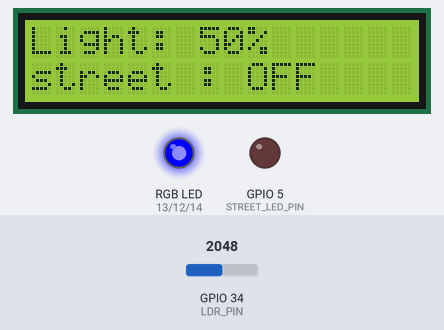
The program below on a simulated ESP32. Shown: 16×2 character LCD, an RGB LED mixed from three pins (HIGH = lit), output pins drawn as LEDs (lit = HIGH). The test bench sets the inputs (shaded band); at power-on: GPIO 34 (LDR_PIN) = 2048. WiFi joins after 1.5 s; servers stay silent unless stated; uploads are accepted with an empty reply; what the program prints to the serial monitor is not drawn.

Above: at 4.7 s.
4.8 s: GPIO 34 (LDR_PIN) set to 1297
At 5.1 s:
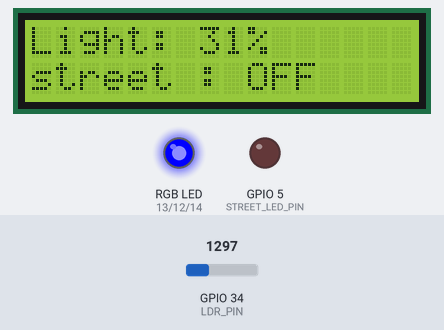
6.3 s: GPIO 34 (LDR_PIN) set to 1203
At 9.1 s:
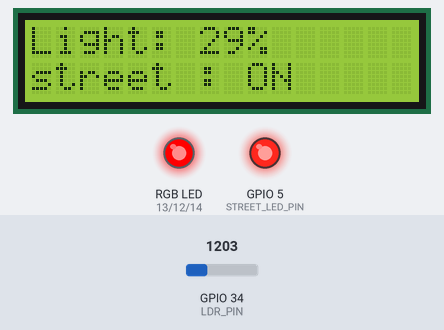
9.3 s: GPIO 34 (LDR_PIN) set to 682
At 10.5 s:
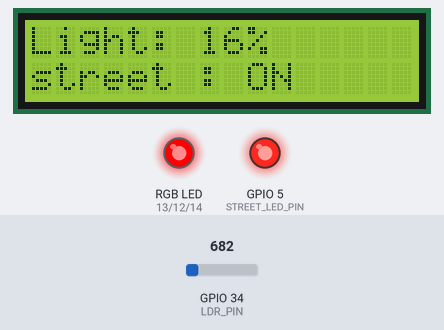
10.8 s: GPIO 34 (LDR_PIN) set to 591
At 13.76 s:
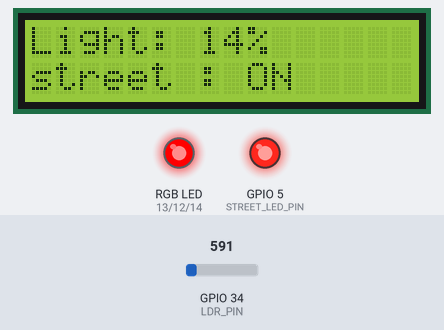
13.8 s: GPIO 34 (LDR_PIN) set to 426
At 14.6 s:
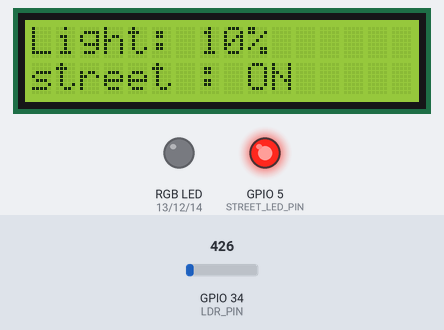
16.2 s: GPIO 34 (LDR_PIN) set to 394
At 19.1 s:
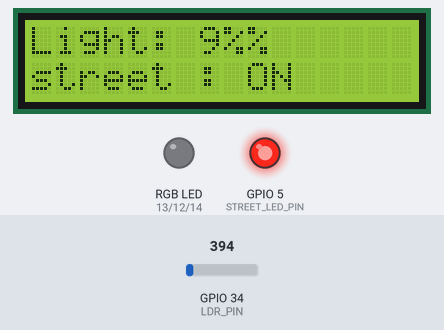
Timing chart, 0 to 20.2 s (numbered marks = the images above; inputs shaded):
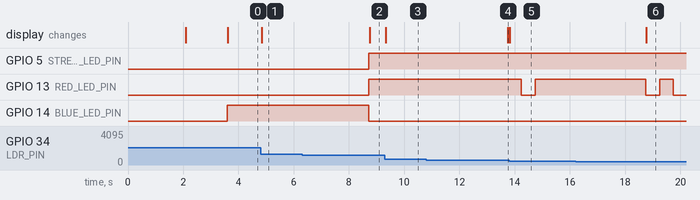

Measured:
- the behaviour switches between 1229 and 1228 on GPIO 34 (LDR_PIN) (found by bisection; images 1 and 2)
- the behaviour switches between 410 and 409 on GPIO 34 (LDR_PIN) (found by bisection; images 5 and 6)
- after the input at 4.8 s, the display: changes at once (image 1)
- after the input at 6.3 s, GPIO 5 (STREET_LED_PIN), GPIO 13 (RED_LED_PIN): LOW → HIGH after 2.4 s; GPIO 14 (BLUE_LED_PIN): HIGH → LOW after 2.4 s; the display: changes after 2.4 s (image 2)
- after the input at 9.3 s, the display: changes at once (image 3)
- after the input at 10.8 s, the display: changes after 3.0 s (image 4)
- after the input at 13.8 s, the display: changes at once (image 5)
- after the input at 16.2 s, the display: changes after 2.6 s (image 6)

The program:

main.cpp
```cpp
#include <Arduino.h>
#include <WiFi.h>
#include <HTTPClient.h>
#include <LiquidCrystal_I2C.h>
#include <ArduinoJson.h>
#include <WiFiClientSecure.h>

#define WIFI_SSID "Wokwi-GUEST"
#define WIFI_PASSWORD ""

// paste your Supabase project URL here
#define SUPABASE_URL "https://ixemmcjfzgydfrjieoii.supabase.co"

// paste your Supabase anon key here
#define SUPABASE_API_KEY "eyJhbGciOiJIUzI1NiIsInR5cCI6IkpXVCJ9.eyJpc3MiOiJzdXBhYmFzZSIsInJlZiI6Iml4ZW1tY2pmemd5ZGZyamllb2lpIiwicm9sZSI6ImFub24iLCJpYXQiOjE3ODIwOTU0MDcsImV4cCI6MjA5NzY3MTQwN30.HlVWnt66J18RCdqCu0w4tYHiTcpPNS3em50KJPSQiOg"

LiquidCrystal_I2C lcd(0x27, 16, 2); // Set the LCD I2C address and dimensions

#define LDR_PIN 34 // GPIO pin connected to the LDR
#define RED_LED_PIN 13
#define GREEN_LED_PIN 12
#define BLUE_LED_PIN 14
#define STREET_LED_PIN 5

unsigned long lastSend = 0;
const unsigned long interval = 5000;

int previousIntensity = -1;
String previousStatus = "";
String previousLedState = "";

bool blinkState = false;

void connectWiFI();
void setRGB(bool r, bool g, bool b);
void sendDataToSupabase(int intensity, String status, String led_state);

void setup()
{
  Serial.begin(115200);

  pinMode(LDR_PIN, INPUT);
  pinMode(RED_LED_PIN, OUTPUT);
  pinMode(GREEN_LED_PIN, OUTPUT);
  pinMode(BLUE_LED_PIN, OUTPUT);
  pinMode(STREET_LED_PIN, OUTPUT);
  lcd.init();      // Initialize the LCD
  lcd.backlight(); // Turn on the backlight
  lcd.print("Smart Street");
  lcd.setCursor(0, 1);
  lcd.print("Light System");
  delay(2000);
  lcd.clear();

  connectWiFI();
}

void loop()
{
  int ldrvalue = analogRead(LDR_PIN);
  int intensity = map(ldrvalue, 0, 4095, 0, 100); // Map LDR value to percentage (0-100)

  String status = "OFF";
  String led_state = "UNKNOWN";

  if (intensity > 70)
  {
    setRGB(false, true, false); // Green
    digitalWrite(STREET_LED_PIN, LOW);
    led_state = "GREEN";
  }

  else if (intensity >= 30)
  {
    setRGB(false, false, true); // blue
    digitalWrite(STREET_LED_PIN, LOW);
    led_state = "BLUE";
  }

  else if (intensity > 15)
  {
    setRGB(true, false, false); // Red
    digitalWrite(STREET_LED_PIN, HIGH);
    led_state = "RED";
    status = "ON";
  }
  else
  {
    static unsigned long blinkTimer = 0;

    if (millis() - blinkTimer >= 500)
    {
      blinkTimer = millis();
      blinkState = !blinkState;
    }

    setRGB(blinkState, false, false);
    digitalWrite(STREET_LED_PIN, HIGH);
    status = "ON";
    led_state = "RED_BLINK";
  }

  lcd.setCursor(0, 0);
  lcd.print("Light: ");
  lcd.print(intensity);
  lcd.print("%");

  lcd.setCursor(0, 1);
  lcd.print("street : ");
  lcd.print(status);
  lcd.print(" ");

  if (millis() - lastSend >= interval)
  {
    lastSend = millis();

    sendDataToSupabase(intensity, status, led_state);
  }
}

void connectWiFI()
{
  WiFi.begin(WIFI_SSID, WIFI_PASSWORD);
  Serial.print("Connecting to WiFi");
  while (WiFi.status() != WL_CONNECTED)
  {
    delay(500);
    Serial.print(".");
  }
  Serial.println("wifi Connected!");
}

void setRGB(bool r, bool g, bool b)
{
  digitalWrite(RED_LED_PIN, r);
  digitalWrite(GREEN_LED_PIN, g);
  digitalWrite(BLUE_LED_PIN, b);
}

void sendDataToSupabase(int intensity, String status, String led_state)
{
  if (WiFi.status() != WL_CONNECTED)
    return;

  WiFiClientSecure client;
  client.setInsecure(); // Required for Wokwi

  HTTPClient http;

  String url = String(SUPABASE_URL) + "/rest/v1/esp_data";

  client.setTimeout(15000);
  client.setInsecure();

  delay(100);

  http.begin(client, url);

  http.addHeader("Content-Type", "application/json");
  http.addHeader("apikey", SUPABASE_API_KEY);
  http.addHeader("Authorization", "Bearer " + String(SUPABASE_API_KEY));
  http.addHeader("Prefer", "return=representation");

  StaticJsonDocument<200> doc;
  doc["light_intency"] = intensity;
  doc["status"] = status;
  doc["led_state"] = led_state;

  String payload;
  serializeJson(doc, payload);

  Serial.println("Sending:");
  Serial.println(payload);

  int httpCode = -1;

  for (int i = 0; i < 3; i++)
  {
    httpCode = http.POST(payload);

    if (httpCode == 201)
      break;

    Serial.println("Retry...");
    delay(1000);
  }
  Serial.print("HTTP Code: ");
  Serial.println(httpCode);

  Serial.print("Response: ");
  Serial.println(http.getString());

  http.end();
}
```
